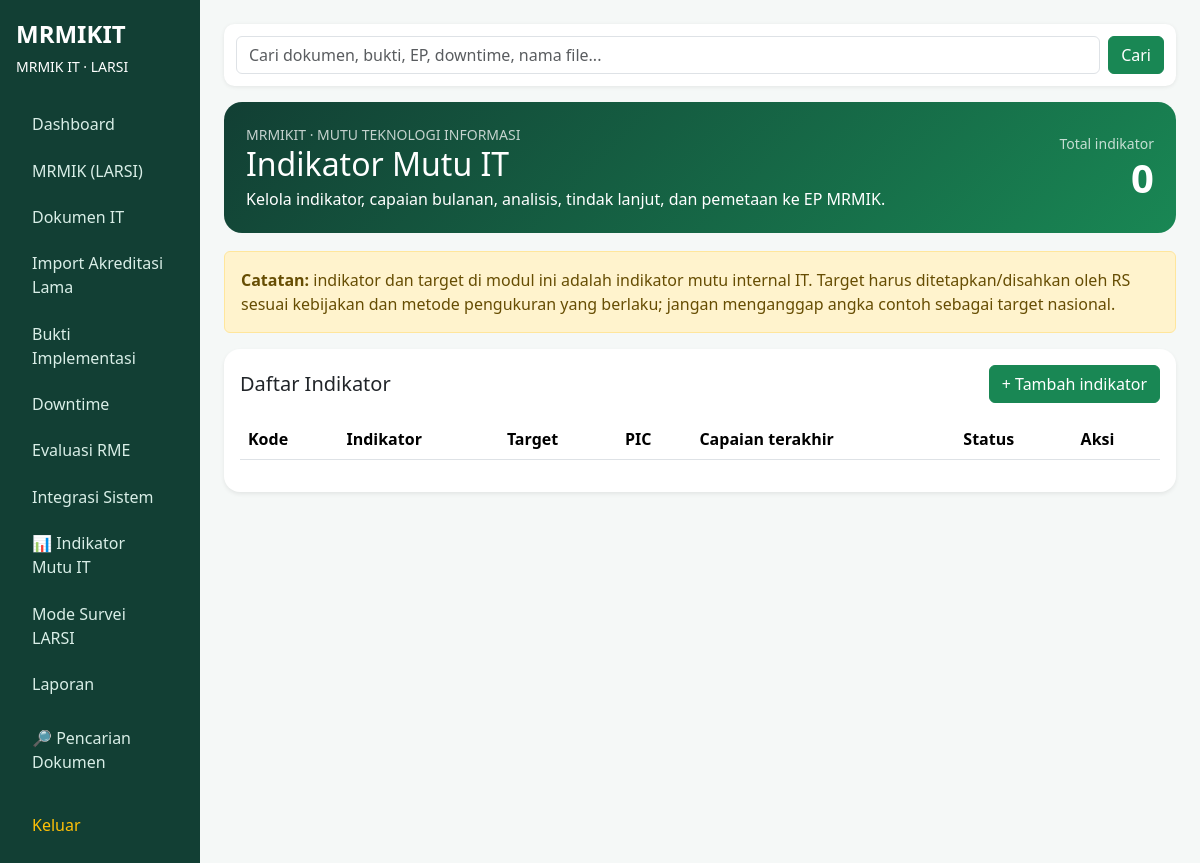
Before: /indikator-mutu/index.php (signed in) with the older database file.
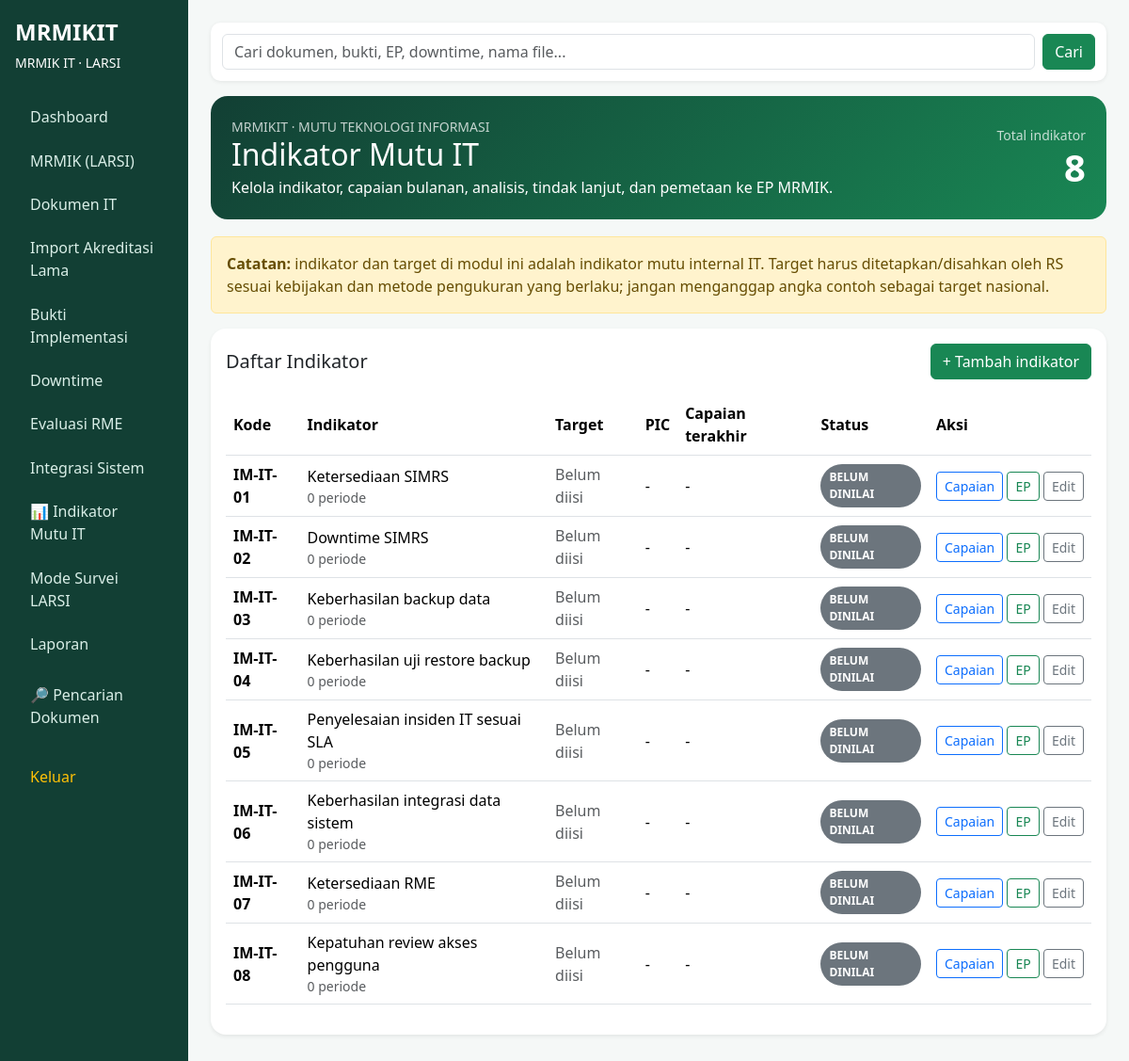
After: the same page with the newer database file.
### tables this page shows
CREATE TABLE IF NOT EXISTS mutu_indikator (
    id INT AUTO_INCREMENT PRIMARY KEY,
    kode VARCHAR(50) NOT NULL UNIQUE,
    nama VARCHAR(255) NOT NULL,
    definisi_operasional TEXT,
    numerator_label VARCHAR(255),
    denominator_label VARCHAR(255),
    formula TEXT,
    target DECIMAL(12,4) NULL,
    satuan VARCHAR(50) DEFAULT '%',
    arah ENUM('naik','turun','sesuai_target') NOT NULL DEFAULT 'sesuai_target',
    frekuensi ENUM('bulanan','triwulan','semester','tahunan') NOT NULL DEFAULT 'bulanan',
    sumber_data VARCHAR(255),
    metode_pengumpulan TEXT,
    pic_id INT NULL,
    aktif TINYINT(1) NOT NULL DEFAULT 1,
    created_by INT NULL,
    created_at TIMESTAMP DEFAULT CURRENT_TIMESTAMP,
    updated_at TIMESTAMP DEFAULT CURRENT_TIMESTAMP ON UPDATE CURRENT_TIMESTAMP,
    FOREIGN KEY(pic_id) REFERENCES pic(id) ON DELETE SET NULL
);

### indikator-mutu/index.php (the view, shortened to what this page needs)
<?php
require_once __DIR__.'/../config/auth.php';
function h($v){ return htmlspecialchars((string)$v, ENT_QUOTES, 'UTF-8'); }
$indikators=$pdo->query("
 SELECT i.*,p.nama pic_nama,
   (SELECT COUNT(*) FROM mutu_capaian c WHERE c.indikator_id=i.id) jumlah_periode,
   (SELECT c.status FROM mutu_capaian c WHERE c.indikator_id=i.id ORDER BY c.periode DESC LIMIT 1) status_terakhir,
   (SELECT c.capaian FROM mutu_capaian c WHERE c.indikator_id=i.id ORDER BY c.periode DESC LIMIT 1) capaian_terakhir
 FROM mutu_indikator i LEFT JOIN pic p ON p.id=i.pic_id
 WHERE i.aktif=1 ORDER BY i.kode")->fetchAll();
require __DIR__.'/../partials/header.php';
?>
<div class="mutu-hero">
 <div class="d-flex justify-content-between align-items-center flex-wrap gap-3">
  <div><div class="small opacity-75">MRMIKIT · MUTU TEKNOLOGI INFORMASI</div><h2 class="mb-1">Indikator Mutu IT</h2><div>Kelola indikator, capaian bulanan, analisis, tindak lanjut, dan pemetaan ke EP MRMIK.</div></div>
  <div class="text-end"><div class="small opacity-75">Total indikator</div><div class="display-6 fw-bold"><?=count($indikators)?></div></div>
 </div>
</div>
<div class="alert alert-warning"><strong>Catatan:</strong> indikator dan target di modul ini adalah indikator mutu internal IT. Target harus ditetapkan/disahkan oleh RS sesuai kebijakan dan metode pengukuran yang berlaku; jangan menganggap angka contoh sebagai target nasional.</div>
<div class="card shadow-sm mutu-card mb-4"><div class="card-body">
 <div class="d-flex justify-content-between align-items-center mb-3 flex-wrap gap-2"><h5 class="mb-0">Daftar Indikator</h5><button class="btn btn-success" data-bs-toggle="collapse" data-bs-target="#formIndikator">+ Tambah indikator</button></div>
 <div class="table-responsive"><table class="table align-middle">
 <thead><tr><th>Kode</th><th>Indikator</th><th>Target</th><th>PIC</th><th>Capaian terakhir</th><th>Status</th><th>Aksi</th></tr></thead>
 <tbody>
 <?php foreach($indikators as $i): ?>
 <tr>
  <td><strong><?=h($i['kode'])?></strong></td><td><?=h($i['nama'])?><div class="small text-muted"><?=$i['jumlah_periode']?> periode</div></td>
  <td><?= $i['target']!==null ? h($i['target']).' '.h($i['satuan']) : '<span class="text-muted">Belum diisi</span>'?></td>
  <td><?=h($i['pic_nama']??'-')?></td>
  <td><?= $i['capaian_terakhir']!==null ? h(round((float)$i['capaian_terakhir'],2)).' '.h($i['satuan']) : '-'?></td>
  <td><?php $s=$i['status_terakhir']??'belum_dinilai';?><span class="status-pill <?=($s==='tercapai'?'status-tercapai':($s==='tidak_tercapai'?'status-tidak':($s==='perlu_perhatian'?'status-perhatian':'status-belum')))?>"><?=strtoupper(str_replace('_',' ',$s))?></span></td>
  <td class="text-nowrap"><a class="btn btn-sm btn-outline-primary" href="?detail=<?=$i['id']?>">Capaian</a> <a class="btn btn-sm btn-outline-success" href="?map=<?=$i['id']?>">EP</a> <a class="btn btn-sm btn-outline-secondary" href="?edit=<?=$i['id']?>">Edit</a></td>
 </tr>
 <?php endforeach;?>
 </tbody></table></div>
</div></div>
<?php require __DIR__.'/../partials/footer.php';

### partials/header.php (shortened to what this page needs)
<!doctype html><html lang="id"><head><link href="https://cdn.jsdelivr.net/npm/bootstrap@5.3.3/dist/css/bootstrap.min.css" rel="stylesheet"></head><body><div class="container-fluid"><div class="row"><aside class="col-lg-2 sidebar p-3"><div class="brand fs-4 mb-1">MRMIKIT</div><div class="small mb-4">MRMIK IT · LARSI</div><nav><a href="/MRMIKIT/dashboard.php">Dashboard</a><a href="/MRMIKIT/mrmiK/">MRMIK (LARSI)</a><a href="/MRMIKIT/dokumen/">Dokumen IT</a><a href="/MRMIKIT/import-lama/">Import Akreditasi Lama</a><a href="/MRMIKIT/bukti/">Bukti Implementasi</a><a href="/MRMIKIT/downtime/">Downtime</a><a href="/MRMIKIT/evaluasi-rme/">Evaluasi RME</a><a href="/MRMIKIT/integrasi/">Integrasi Sistem</a><a href="/MRMIKIT/indikator-mutu/">📊 Indikator Mutu IT</a><a href="/MRMIKIT/mode-survei/">Mode Survei LARSI</a><a href="/MRMIKIT/laporan/">Laporan</a><a href="/MRMIKIT/pencarian/" class="mt-2">🔎 Pencarian Dokumen</a><a href="/MRMIKIT/logout.php" class="mt-3 text-warning">Keluar</a></nav></aside><main class="col-lg-10 p-4"><div class="global-search"><form class="row g-2 align-items-center" method="get" action="/MRMIKIT/pencarian/"><div class="col"><input type="search" name="q" class="form-control" value="<?=htmlspecialchars($_GET['q'] ?? '')?>" placeholder="Cari dokumen, bukti, EP, downtime, nama file..." aria-label="Pencarian MRMIKIT"></div><div class="col-auto"><button class="btn btn-success" type="submit">Cari</button></div></form></div>

### partials/footer.php
</main></div></div></body></html>

### partials/header.php (style rules this page uses)
body { background:#f5f8f7 }
.sidebar { min-height:100vh;background:#123f34;color:#fff }
.sidebar a { color:#d9eee7;text-decoration:none;display:block;padding:.7rem 1rem;border-radius:.5rem }
.brand { font-weight:800 }
.table td,.table th { vertical-align:middle }
.global-search { background:#fff;border-radius:.65rem;padding:.75rem;margin:0 0 1rem 0;box-shadow:0 1px 4px rgba(0,0,0,.08) }
.global-search .form-control { min-width:0 }

### indikator-mutu/index.php (style rules this page uses)
.mutu-hero { background:linear-gradient(135deg,#123f34,#198754);color:#fff;border-radius:18px;padding:22px;margin-bottom:18px }
.mutu-card { border:0;border-radius:16px }
.status-pill { display:inline-block;border-radius:999px;padding:5px 9px;font-size:12px;font-weight:700 }
.status-belum { background:#6c757d;color:#fff }

Changed rows visible on the page:
added mutu_indikator: kode "IM-IT-01", nama "Ketersediaan SIMRS", jumlah_periode "0", shows "Belum diisi", pic_nama "-", s "BELUM DINILAI"
added mutu_indikator: kode "IM-IT-02", nama "Downtime SIMRS", jumlah_periode "0", shows "Belum diisi", pic_nama "-", s "BELUM DINILAI"
added mutu_indikator: kode "IM-IT-03", nama "Keberhasilan backup data", jumlah_periode "0", shows "Belum diisi", pic_nama "-", s "BELUM DINILAI"
added mutu_indikator: kode "IM-IT-04", nama "Keberhasilan uji restore backup", jumlah_periode "0", shows "Belum diisi", pic_nama "-", s "BELUM DINILAI"
added mutu_indikator: kode "IM-IT-05", nama "Penyelesaian insiden IT sesuai SLA", jumlah_periode "0", shows "Belum diisi", pic_nama "-", s "BELUM DINILAI"
added mutu_indikator: kode "IM-IT-06", nama "Keberhasilan integrasi data sistem", jumlah_periode "0", shows "Belum diisi", pic_nama "-", s "BELUM DINILAI"
added mutu_indikator: kode "IM-IT-07", nama "Ketersediaan RME", jumlah_periode "0", shows "Belum diisi", pic_nama "-", s "BELUM DINILAI"
added mutu_indikator: kode "IM-IT-08", nama "Kepatuhan review akses pengguna", jumlah_periode "0", shows "Belum diisi", pic_nama "-", s "BELUM DINILAI"
Other visible differences:
count($indikators): "0" → "8"
